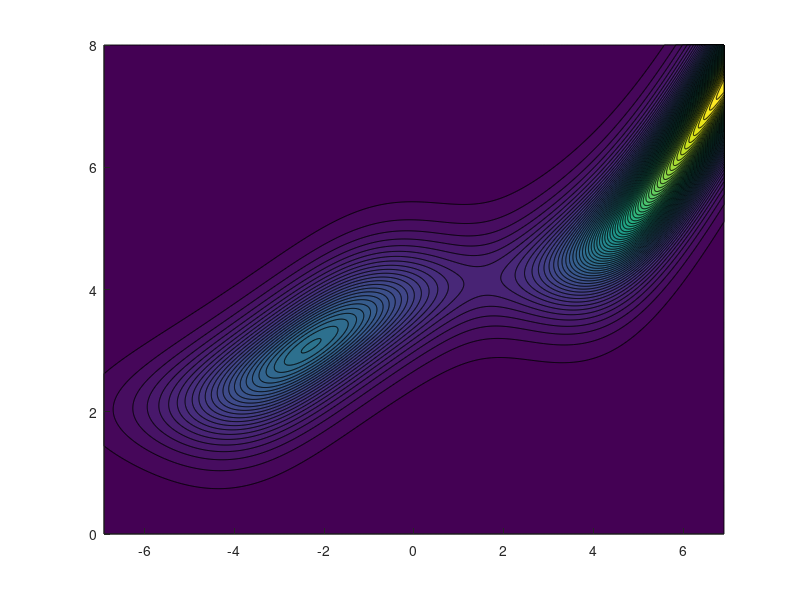

Here is the MATLAB script that generated this plot: (Note: this script raises an error after producing the figure.)
% Based on: Information and fitness, Taylor, Tishby, Bialek et al. - arXiv 2007
% log-space distributed logspace and dc=mean(diff(ci))
% replace v_d by EP (entropy production rate)
close all
clear

exportOptions = struct('Format','eps2',...
    'Color','rgb',...
    'Width',10,...
    'Resolution',300,...
    'FontMode','fixed',...
    'FontSize',10,...
    'LineWidth',2);

% variables
L=1000 %1000
mi = linspace(0,8,L);%1e3);
ci = logspace(-3,3,L);%1e3); % LOG SPACE
dc = mean(diff(ci)); % But intervals in c are not constant as defined in log space!
dm = mean(diff(mi));

[c, m] = meshgrid(ci,flip(mi));

% fitness function - estimated

N=5;
va=1/3;
vs=2/3;
Kaoff=0.02;
Kaon=0.5;
Ksoff=100;
Kson=100000;
k=1;

nu=0.01;
YT=9.7; %muM
mT=1e4;
kyp=100; % muM^{-1}s^{-1}
kym=nu*kyp;
kzp=30; % s^{-1}
kzm=nu*kzp;
kRp=0.0069; %s^{-1}
kRm=nu*kRp;
kBp=0.12; %s^{-1}
kBm=nu*kBp;

rel_grad=0.75;

% free energy dF and receptor activity A
dF=N*(1-0.5*m+va*log((1+c/Kaoff)./(1+c/Kaon))+vs*log((1+c/Ksoff)./(1+c/Kson)));
A=1./(1+exp(dF));

% drift velocity vd
vd=k*A.*(1-A).*N.*(va.*(c./(c+Kaoff)-c./(c+Kaon))+vs.*(c./(c+Ksoff)-c./(c+Kson))).*rel_grad;

% entropy production from phosphorylation and methylation
Yp=(kyp*A+kzm)*YT./((kyp+kym)*A+kzp+kzm);
dSdty=(kyp*(YT-Yp)-kym*Yp).*A.*log((kyp*(YT-Yp))./(kym*Yp))+(kzp*Yp-kzm*(YT-Yp)).*log((kzp*Yp)./(kzm*(YT-Yp)));
dSdtm=(kRp-kRm)*(1-A)*mT*log(kRp/kRm)+(kBp-kBm)*A.^3*mT*log(kBp/kBm);
EP=(dSdty+dSdtm)/1000; % make values smaller to work

% choose an output (drift vd or entropy production EP)
% output=EP;
output=vd;

% input-output curve of methylation and ligand concentration vs output
contourf(log(c),m,output,64,'EdgeColor','none')
colorbar
colormap(parula) % winter, parula, eugh, jet, hot
[~,maxi] = max(output);
hold on
plot(log(ci),m(maxi),'LineWidth',2,'Color',[1 0 0]) %[1 1 1]
xlabel('Ligand c_0');
ylabel('Methylation m')
hold off;

% distribution of external states of c
r=0.1;%2;
Pc = exp(-r*c)./sum(exp(-r*c).*dc);
% figure
% plot(s,Ps)

% functions to iterate
Eqn2 = @(Pmc) sum(Pmc.*Pc.*dc,2); % this should give a vector of Nm by 1

Eqn5 = @(Pm,lambda) exp(lambda*vd).*Pm./sum(Pm.*exp(lambda*vd).*dm,1); % this should give a matrix of Nm by Nc

%% iterate algorithm
iimax = 2e4; %10;
etol = 1e-1; %-4, -5
figure
hold on
for lambda = logspace(0,1,10)%(1,2,10)
    lambda
    % pick an initial guess for Pmc and Pm
    Pmi = ones(size(m));
    %dm
    %sum(Pmi.*dm,1)
    Pmi = Pmi./sum(Pmi.*dm,1);
    %'this is normalised!'
    Pmci = Eqn5(Pmi,lambda); % columns not normalised!!!!
    for ii = 1:iimax
        %ii
        Pmo = Pmi;
        Pmi = Eqn2(Pmci); % NaN!!!!
        Pmci = Eqn5(Pmi,lambda);
        %norm(Pmi - Pmo)*dm
        if norm(Pmi - Pmo)*dm<=etol
            disp(['converged for lambda = ' num2str(lambda,2) ' after ' num2str(ii) ' iterations'])
            Imin = sum(dc*Pc.*sum(dm*Pmci.*log2(eps+Pmci./(eps+Pmi)),1),2); % Mutual information Eq. 1
            outmax = sum(dc*Pc.*sum(dm*Pmci.*output,1),2); % mean fitness from Eq. 4
            
            plot(Imin,outmax,'x')
            ylabel('mean output')
            xlabel('information I(m;c_0) (bits)')
            break
        end
    end
end
% conditional probability for final lambda value
%contourf(log(c),m,Pmci,64,'EdgeColor','none')
%colorbar
%colormap(parula) % winter, parula, eugh, jet, hot
%ylabel('P(m|c)')
%xlabel('Ligand c')

%% export plot
%ylim([0 0.01])
%xlim([0 2])
%set(gcf,'PaperUnits','centimeters')
%filename = ['informationfitnesscurve'];
%exportfig(gcf,[filename '.eps'],exportOptions);
%system(['epstopdf ' filename '.eps']);
%system(['rm ' filename '.eps']);